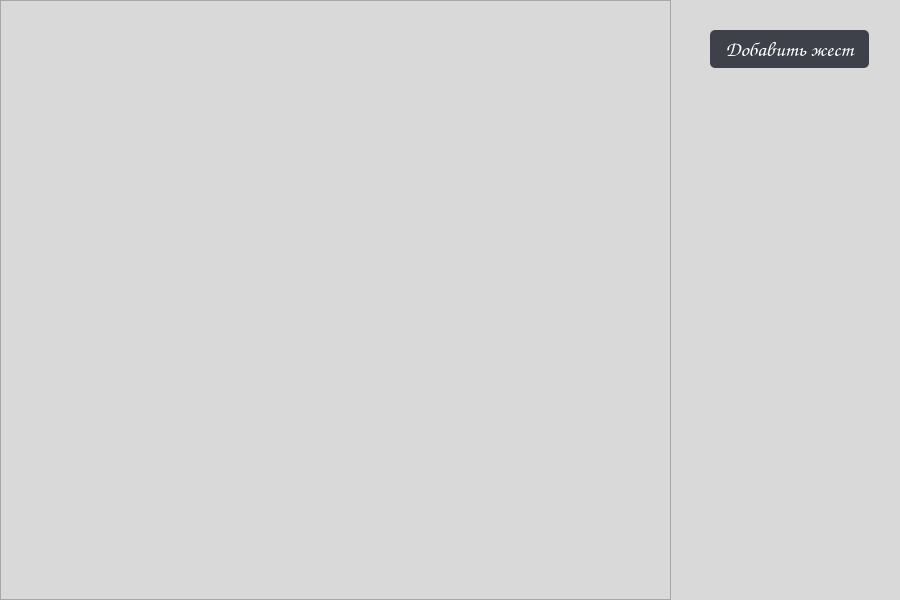
<?xml version="1.0" encoding="UTF-8"?>
<ui version="4.0">
 <class>gestures_widget</class>
 <widget class="QWidget" name="gestures_widget">
  <property name="geometry">
   <rect>
    <x>0</x>
    <y>0</y>
    <width>900</width>
    <height>600</height>
   </rect>
  </property>
  <property name="windowTitle">
   <string>Form</string>
  </property>
  <property name="styleSheet">
   <string notr="true">background-color: rgb(217, 217, 217);</string>
  </property>
  <widget class="QListWidget" name="gesture_list">
   <property name="geometry">
    <rect>
     <x>0</x>
     <y>0</y>
     <width>671</width>
     <height>600</height>
    </rect>
   </property>
  </widget>
  <widget class="QPushButton" name="add_gesture_button">
   <property name="geometry">
    <rect>
     <x>710</x>
     <y>30</y>
     <width>159</width>
     <height>38</height>
    </rect>
   </property>
   <property name="font">
    <font>
     <family>Comic Sans MS</family>
     <pointsize>16</pointsize>
     <weight>75</weight>
     <bold>true</bold>
    </font>
   </property>
   <property name="styleSheet">
    <string notr="true">background-color: rgb(62, 65, 74);
color: rgb(255, 255, 255);
border-radius: 5px;</string>
   </property>
   <property name="text">
    <string>Добавить жест</string>
   </property>
  </widget>
 </widget>
 <resources/>
 <connections/>
</ui>
